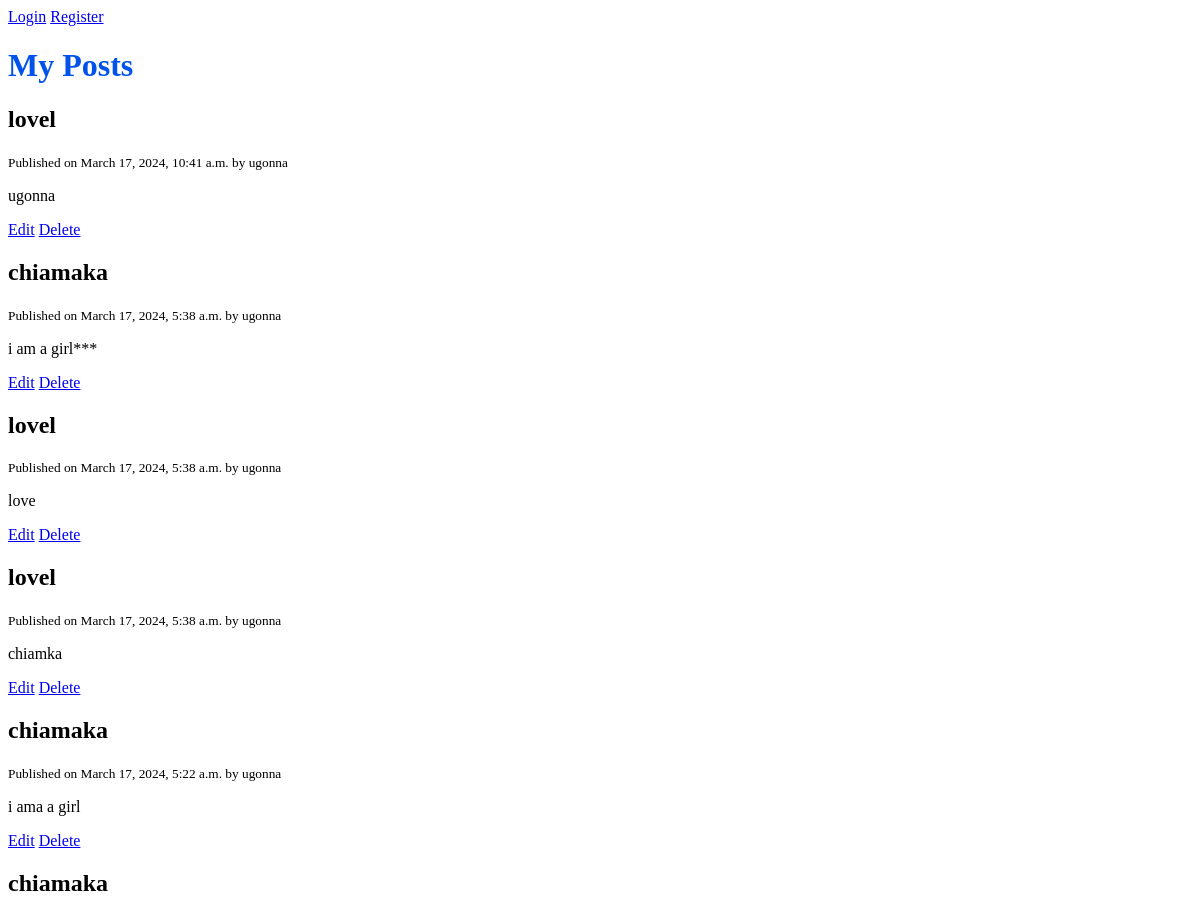
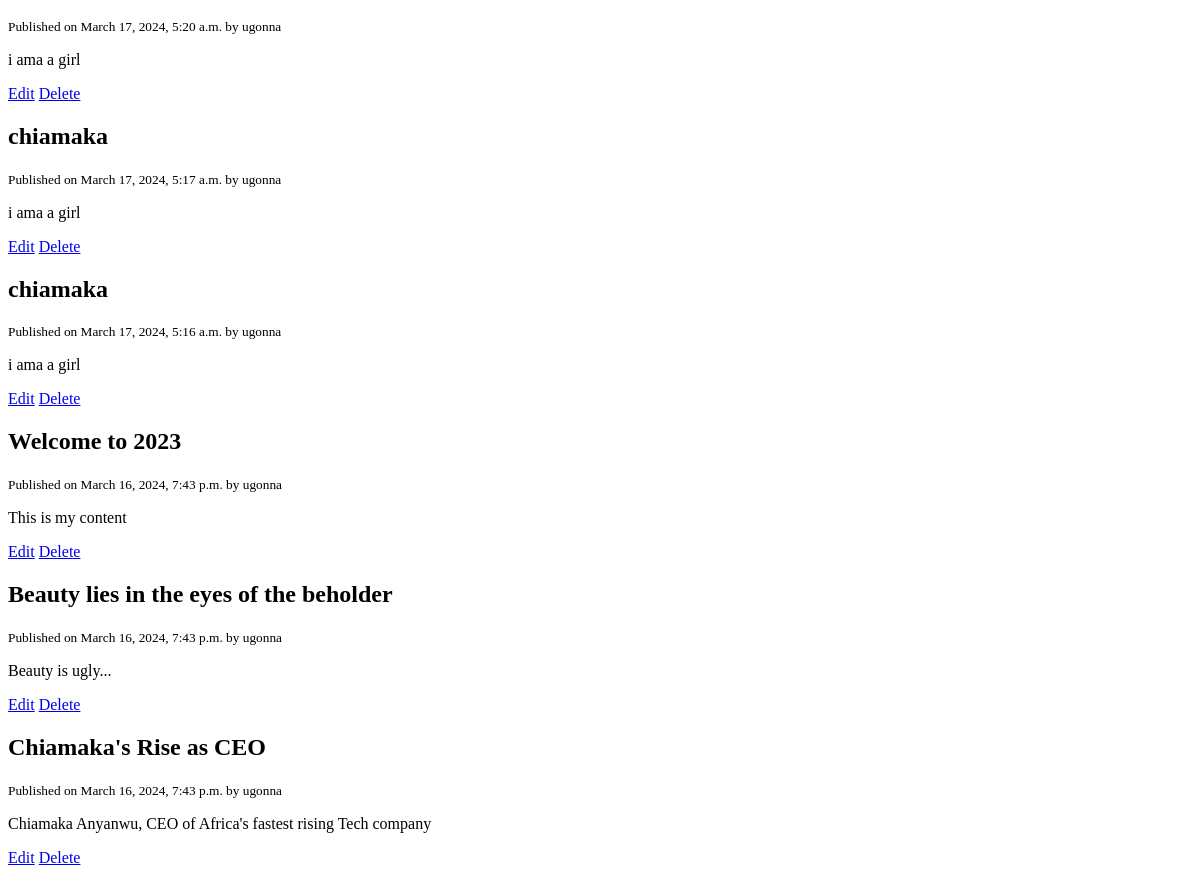
The page / on the database its author committed (2 pictures, top to bottom).
### amaka/models.py (models this page shows, shortened)
class Post(models.Model):
    title = models.CharField(max_length=200)
    content = models.TextField()
    published_at = models.DateTimeField(default=timezone.now())
    author =  models.ForeignKey(User, on_delete=models.CASCADE)
    class Meta:
        ordering = ['-published_at']

### amaka/views.py (the view)
# urls.py: path('', views.home, name='posts'),
def home(request):
    posts = Post.objects.all()
    context = {'posts': posts}
    return render(request, 'amaka/home.html', context)

### amaka/templates/amaka/home.html
{% extends 'amaka/base.html' %}
{% block content %}
    <h1>My Posts</h1>
    {% for post in posts %}
    <h2>{{ post.title }}</h2>
    <small>Published on {{ post.published_at }} by {{ post.author }}</small>
    <p>{{ post.content }}</p>
        <p>
            <a href="{% url 'post-edit' post.id %}">Edit</a>
            <a href="{% url 'post-delete' post.id %}"> Delete</a>
        </p>
    {% endfor %}
{% endblock %}

### amaka/templates/amaka/base.html (shortened to what this page needs)
{% load static %}
<!DOCTYPE html>
<html lang="en">
    <head>
        <link rel="stylesheet" href="{% static ' css/styles.css' %}">
    </head>
    <body>
       <header>
           {% if request.user.is_authenticated %}
               <a href="{% url 'posts' %}"> My Posts </a>
                <a href="{% url 'login' %}"> Login </a>
                <span>Hi {{ request.user.username | title }}</span>
               <a href="{% url 'logout' %}">Logout</a>
           {% else %}
               <a href="{% url 'login' %}">Login</a>
               <a href="{% url 'register' %}">Register</a>
           {% endif %}
       </header>
    {% block content %}
    {% endblock %}
    </body>
</html>

### static/css/styles.css (style rules this page uses)
h1 { color:#0052EA }

### rows shown on the page
Post: title "lovel", published_at "March 17, 2024, 10:41 a.m.", author "ugonna", content "ugonna"
Post: title "chiamaka", published_at "March 17, 2024, 5:38 a.m.", author "ugonna", content "i am a girl***"
Post: title "lovel", published_at "March 17, 2024, 5:38 a.m.", author "ugonna", content "love"
Post: title "lovel", published_at "March 17, 2024, 5:38 a.m.", author "ugonna", content "chiamka"
Post: title "chiamaka", published_at "March 17, 2024, 5:22 a.m.", author "ugonna", content "i ama a girl"
Post: title "chiamaka", published_at "March 17, 2024, 5:20 a.m.", author "ugonna", content "i ama a girl"
Post: title "chiamaka", published_at "March 17, 2024, 5:17 a.m.", author "ugonna", content "i ama a girl"
Post: title "chiamaka", published_at "March 17, 2024, 5:16 a.m.", author "ugonna", content "i ama a girl"
Post: title "Welcome to 2023", published_at "March 16, 2024, 7:43 p.m.", author "ugonna", content "This is my content"
Post: title "Beauty lies in the eyes of the beholder", published_at "March 16, 2024, 7:43 p.m.", author "ugonna", content "Beauty is ugly..."
Post: title "Chiamaka's Rise as CEO", published_at "March 16, 2024, 7:43 p.m.", author "ugonna", content "Chiamaka Anyanwu, CEO of Africa's fastest rising Tech company"
